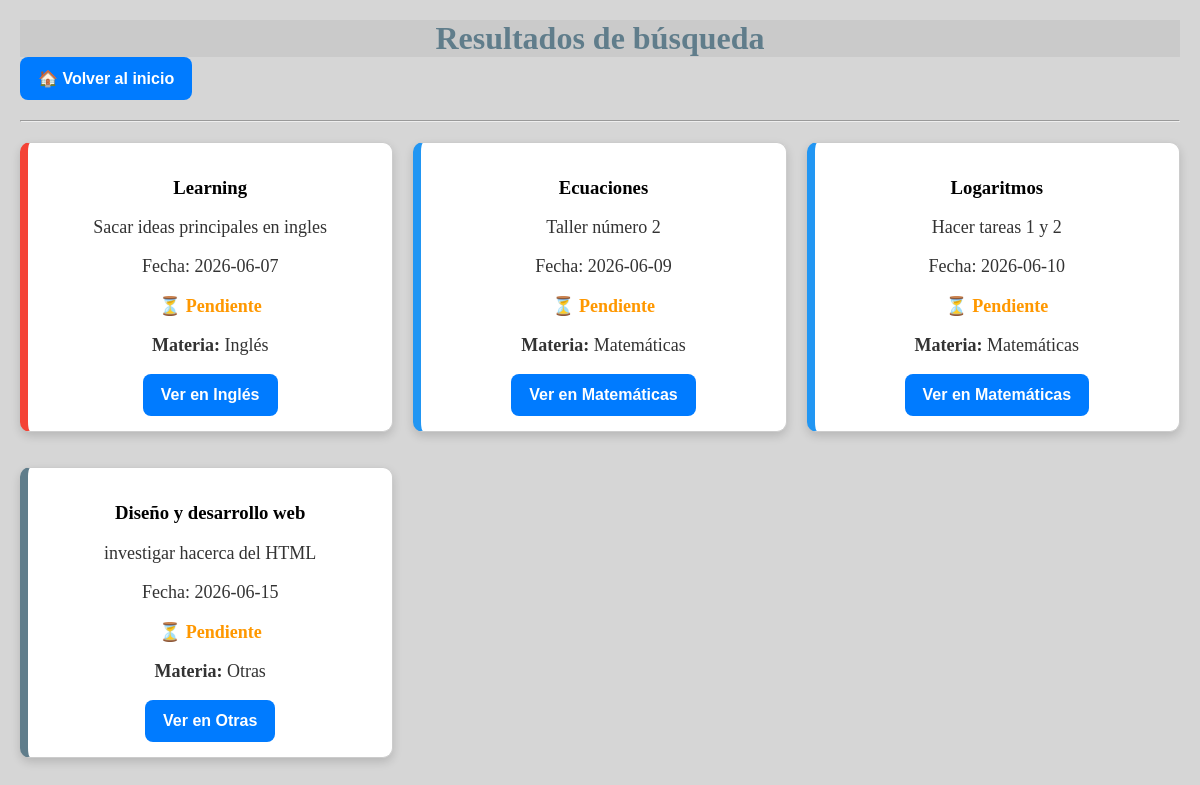
/buscar, run on an earlier commit of the app's database.
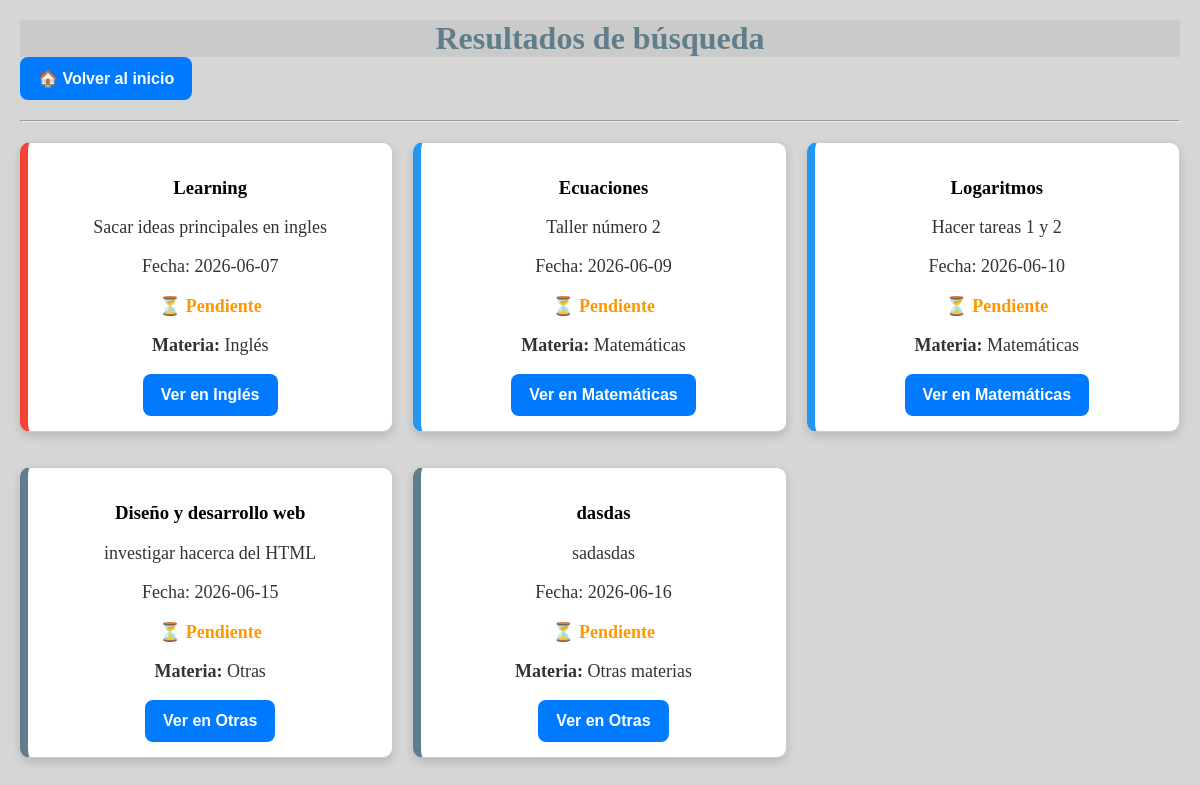
And on a later commit of the database.
### tables this page shows
CREATE TABLE tareas (
        id INTEGER PRIMARY KEY AUTOINCREMENT,
        titulo TEXT,
        materia TEXT,
        descripcion TEXT,
        fecha TEXT,
        estado TEXT
    );

### app.py (the view)
@app.route("/buscar")
def buscar():
    texto = request.args.get("texto", "")
    conexion = sqlite3.connect("database.db")
    cursor = conexion.cursor()
    cursor.execute("""
    SELECT * FROM tareas
    WHERE titulo LIKE ? OR materia LIKE ?
    ORDER BY estado DESC, fecha ASC
    """, (f"%{texto}%", f"%{texto}%"))
    tareas = cursor.fetchall()
    conexion.close()
    return render_template(
        "resultado_busqueda.html",
        tareas=tareas,
    )

### templates/resultado_busqueda.html (shortened to what this page needs)
<!DOCTYPE html>
<html lang="en">
<head>
    <link rel="stylesheet" href="/static/styles.css">
</head>
<body>
    <h1 class="otras">Resultados de búsqueda</h1>
    <a href="/">
        <button>🏠 Volver al inicio</button>
    </a>
    <hr>
    {% if tareas %}
        <div class="tareas_contenedor">
        {% for tarea in tareas %}
            <div class="tarea {% if tarea[2] == "Matemáticas" %}matematicas{% elif tarea[2] == "Lengua y Literatura" %}lengua{% elif tarea[2] == "Inglés" %}ingles{% elif tarea[2] == "Física" %}fisica{% elif tarea[2] == "Química" %}quimica{% else %}otras{% endif %}">
                <h3>{{ tarea[1] }}</h3>
                <p>{{ tarea[3] }}</p>
                <p>Fecha: {{ tarea[4] }}</p>
                {% if tarea[5] == "Pendiente" %}
                    <p class="pendiente">⏳ Pendiente</p>
                {% else %}
                    <p class="completada">✅ Completada</p>
                {% endif %}
                <p><strong>Materia:</strong> {{ tarea[2] }}</p>
                {% if tarea[2] == "Matemáticas" %}
                <a href="/matematicas">
                    <button>Ver en Matemáticas</button>
                </a>
                {% elif tarea[2] == "Lengua y Literatura" %}
                <a href="/lengua">
                    <button>Ver en Lengua y Literatura</button>
                </a>
                {% elif tarea[2] == "Inglés" %}
                <a href="/ingles">
                    <button>Ver en Inglés</button>
                </a>
                {% elif tarea[2] == "Física" %}
                <a href="/fisica">
                    <button>Ver en Física</button>
                </a>
                {% elif tarea[2] == "Química" %}
                <a href="/quimica">
                    <button>Ver en Química</button>
                </a>
                {% else %}
                <a href="/otras">
                    <button>Ver en Otras</button>
                </a>
                {% endif %}
            </div>
        {% endfor %}
        </div>
    {% else %}
        <p>No se encontraron resultados.</p>
    {% endif %}
</body>
</html>

What changed in the data, as far as the page shows it:
added tareas: titulo "dasdas", descripcion "sadasdas", fecha "2026-06-16", estado "⏳ Pendiente", materia "Otras materias", shows "Ver en Otras"
